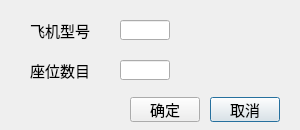
<?xml version="1.0" encoding="UTF-8"?>
<ui version="4.0">
 <class>AddFlight</class>
 <widget class="QDialog" name="AddFlight">
  <property name="geometry">
   <rect>
    <x>0</x>
    <y>0</y>
    <width>300</width>
    <height>130</height>
   </rect>
  </property>
  <property name="windowTitle">
   <string>添加飞机型号</string>
  </property>
  <widget class="QLabel" name="label">
   <property name="geometry">
    <rect>
     <x>30</x>
     <y>20</y>
     <width>75</width>
     <height>20</height>
    </rect>
   </property>
   <property name="font">
    <font>
     <family>黑体</family>
     <pointsize>11</pointsize>
    </font>
   </property>
   <property name="text">
    <string>飞机型号</string>
   </property>
  </widget>
  <widget class="QLabel" name="label_2">
   <property name="geometry">
    <rect>
     <x>30</x>
     <y>60</y>
     <width>75</width>
     <height>20</height>
    </rect>
   </property>
   <property name="font">
    <font>
     <family>黑体</family>
     <pointsize>11</pointsize>
    </font>
   </property>
   <property name="text">
    <string>座位数目</string>
   </property>
  </widget>
  <widget class="QLineEdit" name="textFlightType">
   <property name="geometry">
    <rect>
     <x>120</x>
     <y>20</y>
     <width>50</width>
     <height>20</height>
    </rect>
   </property>
  </widget>
  <widget class="QLineEdit" name="textSeatNumber">
   <property name="geometry">
    <rect>
     <x>120</x>
     <y>60</y>
     <width>50</width>
     <height>20</height>
    </rect>
   </property>
  </widget>
  <widget class="QPushButton" name="btnCancel">
   <property name="geometry">
    <rect>
     <x>210</x>
     <y>97</y>
     <width>70</width>
     <height>25</height>
    </rect>
   </property>
   <property name="font">
    <font>
     <family>黑体</family>
     <pointsize>11</pointsize>
    </font>
   </property>
   <property name="text">
    <string>取消</string>
   </property>
  </widget>
  <widget class="QPushButton" name="btnOK">
   <property name="geometry">
    <rect>
     <x>130</x>
     <y>97</y>
     <width>70</width>
     <height>25</height>
    </rect>
   </property>
   <property name="font">
    <font>
     <family>黑体</family>
     <pointsize>11</pointsize>
    </font>
   </property>
   <property name="text">
    <string>确定</string>
   </property>
  </widget>
 </widget>
 <layoutdefault spacing="6" margin="11"/>
 <resources/>
 <connections/>
</ui>
